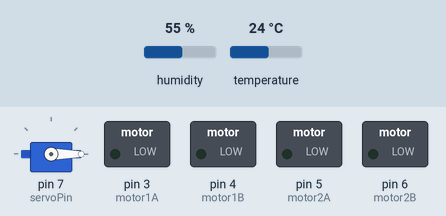
This sketch was run on a simulated Arduino Uno, built with avr-gcc and run on an emulated ATmega328P. Parts: servo, switched loads named in the sketch (green lamp = pin HIGH). The inputs (shaded band) are chosen by the test bench; at power-on: humidity 55 %, temperature 24 °C. What the sketch prints to the serial monitor is not drawn.

Above: at 0.1 s.
At 19.1 s:
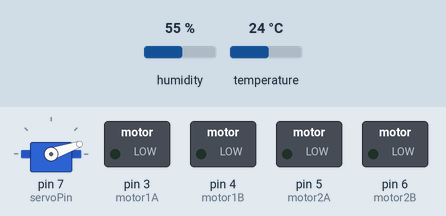
At 38.1 s:
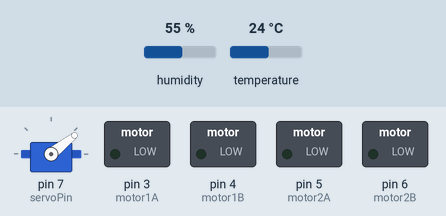
Timing chart, 0 to 40.0 s (numbered marks = the images above):
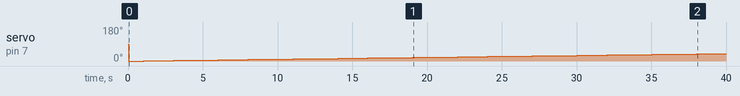

Measured:
- by itself, servo on pin 7 (servoPin): 90° → 0° at 0.05 s, → 1° 1.0 s later, → 2° 1.0 s later, → 3° 1.0 s later, … (40 changes in this stretch)

The sketch:

ArduinoSensor.ino
```cpp
#include <DHT.h>
#include <Servo.h>

// Definición de pines para los sensores
#define DHTPIN 2
#define DHTTYPE DHT11

DHT dht(DHTPIN, DHTTYPE);

// Configuración de los motores con L298N
const int motor1A = 3; // Conecta esto al pin A del motor 1 en L298N
const int motor1B = 4; // Conecta esto al pin B del motor 1 en L298N
const int motor2A = 5; // Conecta esto al pin A del motor 2 en L298N
const int motor2B = 6; // Conecta esto al pin B del motor 2 en L298N

// Configuración del servo
Servo servo;
const int servoPin = 7; // Cambia este valor al pin que estás utilizando

void setup() {
  Serial.begin(9600);

  // Configuración de los pines de entrada para los sensores
  pinMode(A0, INPUT); // MQ-4
  pinMode(A1, INPUT); // MG811
  pinMode(A2, INPUT); // FC-28

  // Inicialización del sensor DHT11
  dht.begin();

  // Configuración de los motores como salidas
  pinMode(motor1A, OUTPUT);
  pinMode(motor1B, OUTPUT);
  pinMode(motor2A, OUTPUT);
  pinMode(motor2B, OUTPUT);

  // Configuración del servo
  servo.attach(servoPin);
}

void loop() {
  // Leer valores de los sensores
  int mq4_value = analogRead(A0); // Leer MQ-4
  int mg811_value = analogRead(A1); // Leer MG811
  int fc28_value = analogRead(A2); // Leer FC-28

  // Leer temperatura y humedad del DHT11
  float humidity = dht.readHumidity();
  float temperature = dht.readTemperature();

  // Enviar datos en formato CSV por el puerto serie
  Serial.print("CH4 ");
  Serial.print(mq4_value);
  Serial.println(" ppm");

  Serial.print("CO2 ");
  Serial.print(mg811_value);
  Serial.println(" ppm");

  Serial.print("FC-28 ");
  Serial.print(fc28_value);
  Serial.println(" %");

  Serial.print("Humedad DHT11 ");
  Serial.print(humidity);
  Serial.println(" %");

  Serial.print("Temperatura DHT11 ");
  Serial.print(temperature);
  Serial.println(" °C");

  // Gira el servo de 0 a 180 grados
  for (int posicion = 0; posicion <= 180; posicion++) {
    servo.write(posicion);  // Establece la posición del servo
    delay(1000);  // Espera 15 ms para que el servo alcance la posición
  }

  // Gira el servo de 180 a 0 grados
  for (int posicion = 180; posicion >= 0; posicion--) {
    servo.write(posicion);  // Establece la posición del servo
    delay(1000);  // Espera 15 ms para que el servo alcance la posición
  }

  // Avanzar el vehículo controlando los motores
  avanzar();

  delay(5000); // Esperar 5 segundos entre lecturas
}

void avanzar() {
  // Avanzar el vehículo encendiendo los motores
  digitalWrite(motor1A, HIGH);
  digitalWrite(motor1B, LOW);
  digitalWrite(motor2A, HIGH);
  digitalWrite(motor2B, LOW);
  delay(2000); // El vehículo avanza durante 2 segundos
  detener();
}

void detener() {
  // Detener el vehículo
  digitalWrite(motor1A, LOW);
  digitalWrite(motor1B, LOW);
  digitalWrite(motor2A, LOW);
  digitalWrite(motor2B, LOW);
}
```
